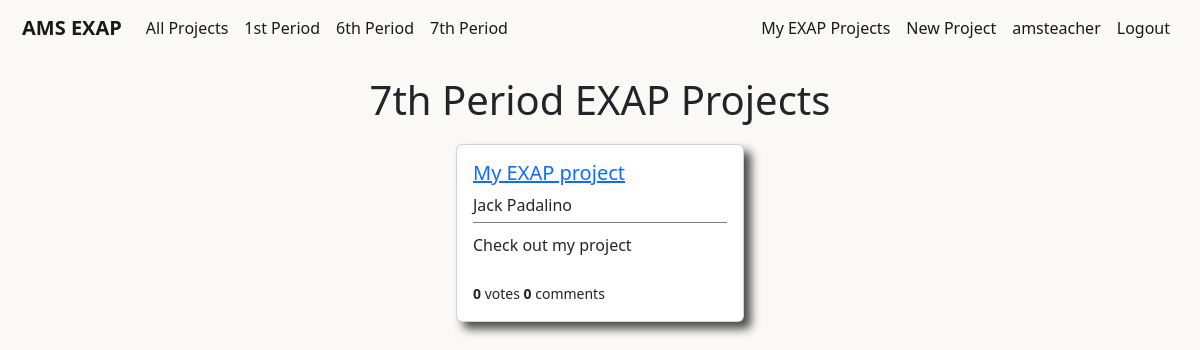
The page /users/seventhperiodprojects/ (signed in) on the database as committed earlier.
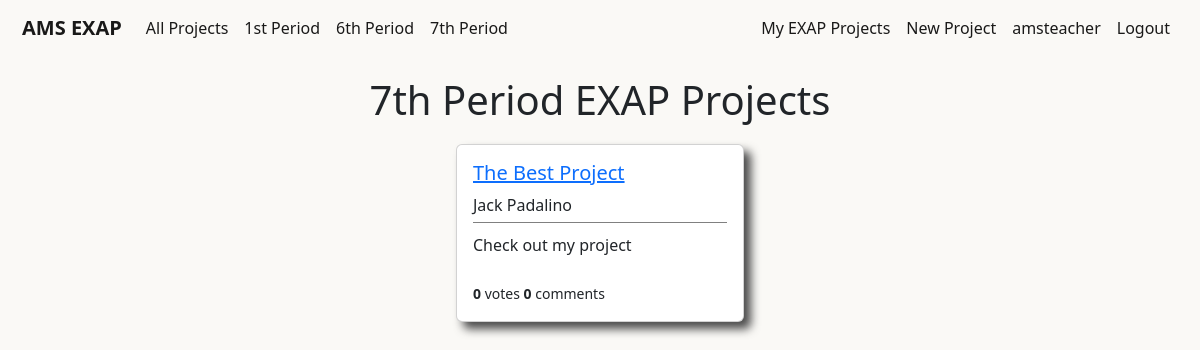
The same page on the database as committed later.
### users/models.py (models this page shows, shortened)
class Project(models.Model):
    student = models.ForeignKey(User,on_delete=models.CASCADE)
    period = models.IntegerField(choices=periods,default=1)
    liked = models.ManyToManyField(User,default=None,blank=True,related_name='likes')
    video_URL = models.CharField(max_length=1000,default=None,blank=True)
    title = models.CharField(max_length=50,default='My EXAP project')
    blurb = models.CharField(max_length=100,default='Check out my project')
    description = models.TextField(default="I haven't written my project description yet, but trust me it will be awesome!")

### users/views.py (the view)
# urls.py: path('seventhperiodprojects/',SeventhPeriodProjectListView.as_view(),name='users-seventhperiodprojects'),
class SeventhPeriodProjectListView(LoginRequiredMixin,ListView):
    model = Project
    template_name = 'users/seventhperiodprojects.html'
    context_object_name = 'projects'
    def get_queryset(self):
        projects = Project.objects.filter(period=7)
        return projects

### users/templates/users/seventhperiodprojects.html
{% extends 'main/base.html' %}
{% block content %}
<div class='page-title'>
    <h1>7th Period EXAP Projects</h1>
</div>
{% if user.is_authenticated %}
    <div class='container'>
        {% for project in projects %}
            <div class="card project-card" style="width: 18rem;">
                <div class="card-body project-card-body">
                    <h5><a class="article-title" href="{% url 'project-details' project.pk %}">{{ project.title }}</a></h5>
                    <h8 class="card-title project-card-student">{{ project.student.first_name }} {{ project.student.last_name }}</h8>
                    <div class='project-card-blurb'>
                        <p class="card-text project-card-text">{{ project.blurb }}</p>
                    </div>
                    <br>
                    <small><b>{{ project.liked.all.count }}</b> votes <b>{{ project.comments.all.count }}</b> comments</small>
                </div>
            </div>
        {% endfor %}
    </div>
{% endif %}
{% endblock content %}

Rows that differ between the two databases and show on the page:
changed Project "Check out my project": title "My EXAP project" → "The Best Project"
